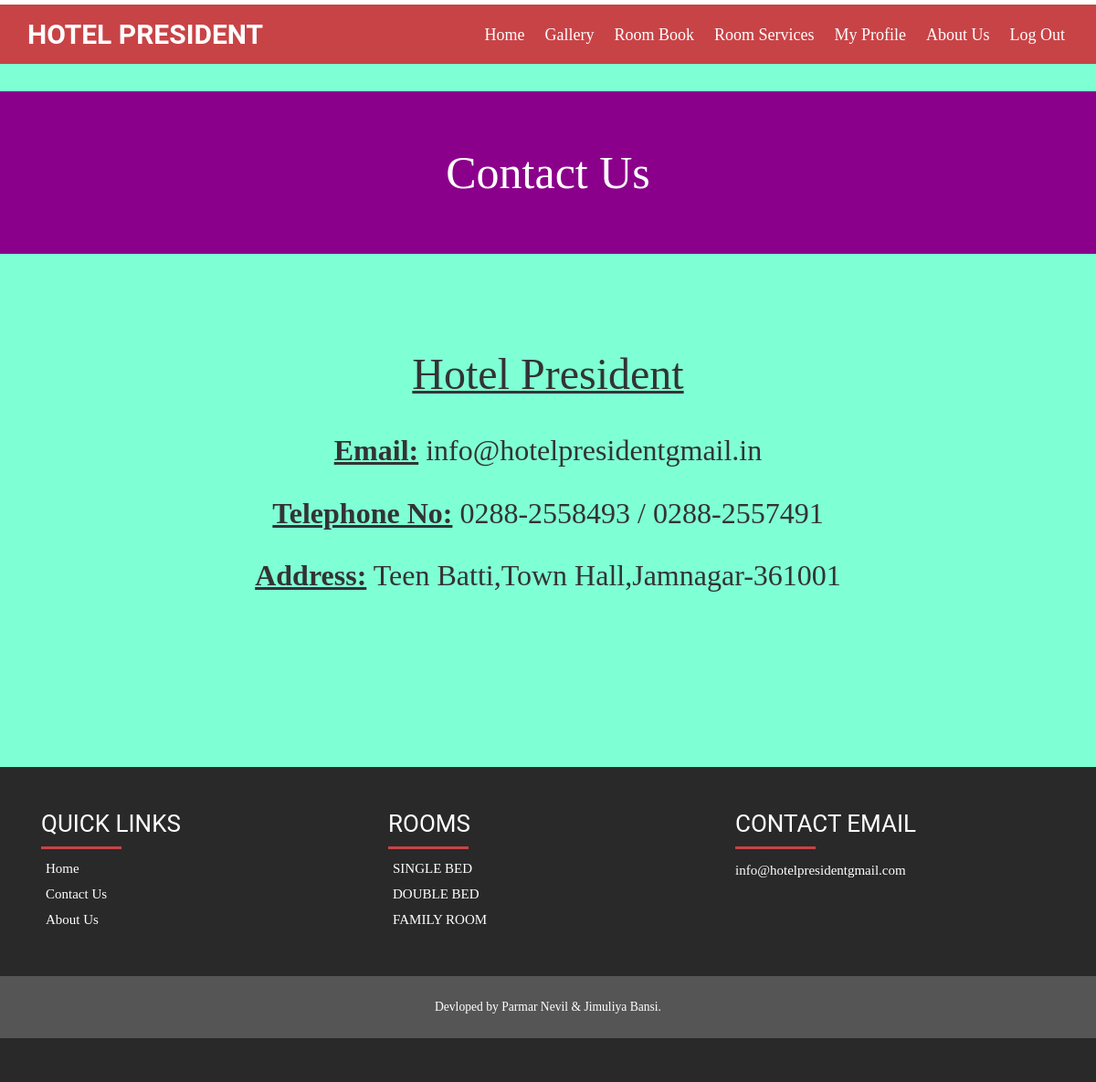
Page /contact_us.php on the committed database.
### tables this page shows
CREATE TABLE `contact_us` (
  `id` int(10) NOT NULL,
  `name` varchar(20) NOT NULL,
  `email` varchar(35) NOT NULL,
  `phone` varchar(50) NOT NULL,
  `address` varchar(60) NOT NULL
);

CREATE TABLE `category` (
  `bed_id` int(15) NOT NULL,
  `bed_name` varchar(100) NOT NULL
);

CREATE TABLE `content` (
  `id` int(15) NOT NULL,
  `welcome_title` varchar(200) NOT NULL,
  `welcome_text` longtext NOT NULL,
  `ph_number` varchar(200) NOT NULL,
  `email` varchar(100) NOT NULL,
  `address` varchar(300) NOT NULL
);

### contact_us.php (the view, shortened to what this page needs)
<?php
require_once ('header.php');
require_once ('connection.php');
?>
		<div style="text-align:center; padding-top:30px;"></div>
 			<header class="section background-primary text-center">
            <h1 class="text-white margin-bottom-0 text-size-50 text-thin text-line-height-1">Contact Us</h1>
			</header>
<div class="contact">
		<div class="container">
            <br><br>
			<div class="contact-bottom">
				<div class="col-md-12 ">
						<div class="add">
                     <?php
                            $row=mysqli_query($conn,"select * from contact_us");
                            while($rs=mysqli_fetch_array($row))
				            {
				                echo "<center><h2><u><font face='comic sans' size='10'>".$rs['name']."</font><hr></h2></u></center>";
								echo "<center><h2><font face='comic sans' size='6'><b><u>Email:</u></b> ".$rs['email']."</font></p></h2></center><br>";
                                echo "<center><h2><font face='comic sans' size='6'><b><u>Telephone No:</u></b> ".$rs['phone']."</font></p></h2></center><br>";
                                echo "<center><h2><font face='comic sans' size='6'><b><u>Address:</u></b> ".$rs['address']."</font></p></h2></center>";
                            }
                        ?>
                        </div>
					</div>
						</div>
				</div>
			</div>
<br><br><br><br><br><br><br><br>
<?php
include("footer.php");
?>

### footer.php (shortened to what this page needs)
<div class="footer">
		<div class="container">
			<div class="col-md-4 footer-left">
			<h3>Quick Links<div class="verticalLineTop"></div></h3>
				<ul>
					<li><a href="indexmain.php">Home</a></li>
					<li><a href="contact_us.php">Contact Us</a></li>
					<li><a href="about.php">About Us</a></li>
				</ul>
			</div>
			<div class="col-md-4 footer-left">
			<h3>Rooms<div class="verticalLineTop"></div></h3>
				<ul><?php
					$sql = "SELECT * FROM `category` ORDER BY bed_iD ASC LIMIT 0,3";
					$result = mysqli_query($connection,$sql);
				    	while($row = mysqli_fetch_array($result))
						{
						?>
					<li><a><?php echo $row['bed_name']; ?></a></li>
					 <?php
					  }
					?>
				</ul>
			</div>
			<div class="col-md-4 footer-middle">
				<h3>Contact Email<div class="verticalLineTop"></div></h3>
				<div class="address">
				<?php
				 $sql = "SELECT * FROM `content`";
					$result = mysqli_query($connection,$sql);
				    	while($row = mysqli_fetch_array($result))
						{
						?>
				<div class="email">
					<p><a href="mailto:example@email.com">info@hotelpresidentgmail.com</a></p>
						</div>
			</div>
			<?php
				}
				?>
		</div>
	</div>
	<br><br>
	<div class="grid_3">
	  <div class="container hov">
         <p>Devloped by Parmar Nevil & Jimuliya Bansi. </p>
	  </div>

### css/style.css (style rules this page uses)
h4, h5, h6, h1, h2, h3 { margin-top: 0; }
ul, ol { margin: 0; }
p { margin: 0; }
html, body { font-family:Verdana; font-size: 100%; background-color: aquamarine; }
body a { transition: 0.5s all; -webkit-transition: 0.5s all; -o-transition: 0.5s all; -ms-transition: 0.5s all; -moz-transition: 0.5s all; }
.grid_3 { background:#555; padding:1.5em 0; text-align:center; }
.grid_3 p { color:#fff; font-size: 0.85em; }
.address p { color: #999; font-size: 0.8125em; line-height: 2em; }
.footer { padding:3em 0; background:#292929; }
.footer-left ul { padding:0; margin:0; }
.footer-left ul li { list-style:none; margin:5px; }
.footer-left ul li a { color:#FFF; font-size:15px; }
.footer-left h3 { color: #ffffff; font-family: "Roboto",sans-serif; font-size: 26px; font-weight: 400; text-transform: uppercase; }
.footer-middle h3 { color: #FFFFFF; font-size: 26px; font-weight: 400; text-transform: uppercase; font-family: "Roboto",sans-serif; }
.address p { color: #FFFFFF; font-size: 15px; line-height: 1.8em; }
.email p { color: #ffffff; font-size: 15px; line-height: 1.8em; }
.email a { color: #ffffff; font-size: 15px; line-height: 1.8em; text-decoration:none; }
.verticalLineTop { border-bottom: 3px solid #C84346; margin-top: 10px; width:25%; }
.contact { padding-top: 60px; }
.section { padding: 4em 1.25em; }
.text-center { text-align: center; background-color:darkmagenta; }
.text-white, .text-white * { color:#FFFFFF !important; }
.margin-bottom-0 { margin-bottom: 0 !important; display: block; }
.text-size-50, .text-l-size-50 { font-size: 50px !important; line-height: 1.4em; }
.text-thin { font-weight: 300; }
.text-line-height-1 { line-height: 1em; }

### rows in the picture
contact_us: name "Hotel President", email "info@hotelpresidentgmail.in", phone "0288-2558493 / 0288-2557491", address "Teen Batti,Town Hall,Jamnagar-361001"
category: bed_name "SINGLE BED"
category: bed_name "DOUBLE BED"
category: bed_name "FAMILY ROOM"
